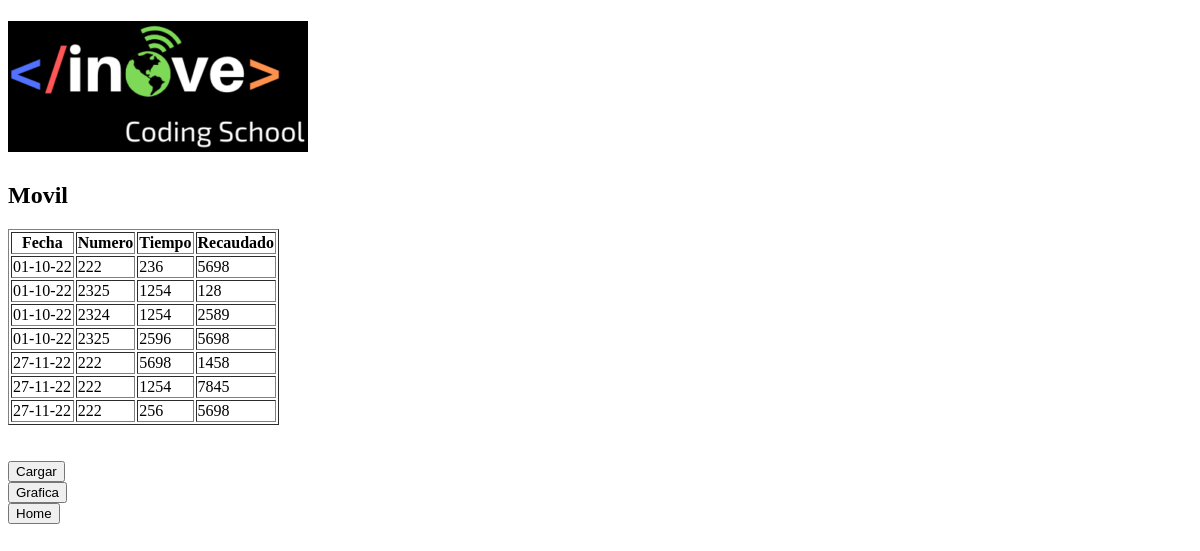
Before: /moviles with the older database file.
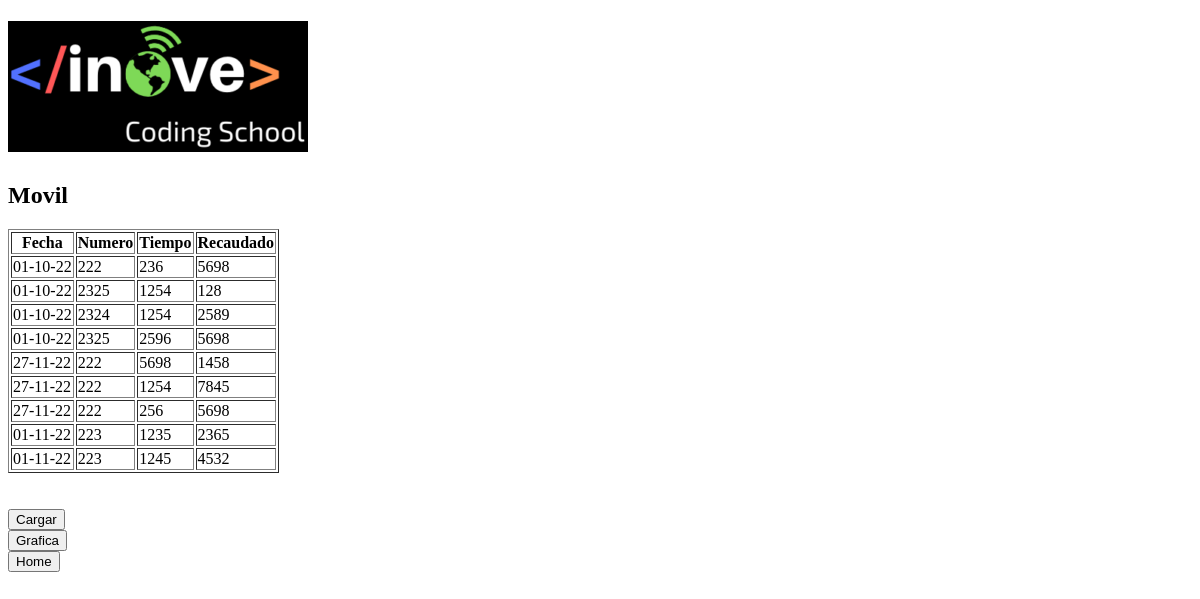
After: the same page with the newer database file.
### movil.py (models this page shows, shortened)
class Movil(db.Model):
    __tablename__ = "moviles"
    id = db.Column(db.Integer, primary_key=True)
    fecha = db.Column(db.String)
    num_movil = db.Column(db.Integer)
    tiempo = db.Column(db.Integer)
    recaudado = db.Column(db.Integer)

### app_flota.py (the view)
@app.route("/moviles")
def moviles():
    try:
        limit_str = str(request.args.get('limit'))
        offset_str = str(request.args.get('offset'))
        limit = 0
        offset = 0
        if(limit_str is not None) and (limit_str.isdigit()):
            limit = int(limit_str)
        if(offset_str is not None) and (offset_str.isdigit()):
            offset = int(offset_str)
        data = movil.report(limit=limit, offset=offset)
        data = movil.report()
        return render_template('tabla.html', data=data)
    except:
        return jsonify({'trace': traceback.format_exc()})

### movil.py (called while the page is built)
def report(limit=0, offset=0):
    query = db.session.query(Movil)
    if limit > 0:
        query = query.limit(limit)
        if offset > 0:
            query = query.offset(offset)
    json_result_list = []
    for moviles in query:
        json_result = {'fecha': moviles.fecha, 'num_movil': moviles.num_movil, 'tiempo': moviles.tiempo, 'recaudado': moviles.recaudado}
        json_result_list.append(json_result)
    return json_result_list

### templates/tabla.html (shortened to what this page needs)
<!doctype html>
<html>
<head>
</head>
<body>
<h1><a title="inove website" href="https://inove.com.ar/"><img src="{{url_for('static', filename='media/cropped-3-1-300x131.png')}}" /></a></h1>
<h2>Movil</h2>
<table border="1">
    <thead cellpadding="1.0" cellspacing="1.0">
        <tr>
            <th>Fecha</th>
            <th>Numero</th>
            <th>Tiempo</th>
            <th>Recaudado</th>
        </tr>
        {% for row in data %}
        <tr>
            <td>{{row['fecha']}}</td>
            <td>{{row['num_movil']}}</td>
            <td>{{row['tiempo']}}</td>
            <td>{{row['recaudado']}}</td>
        </tr>
        {% endfor %}
    </thead>
</table>
<br><br>
<form action="{{url_for('cargar')}}">
    <input type="submit" value="Cargar"/>
</form>
<form action="{{url_for('grafica')}}">
    <input type="submit" value="Grafica"/>
</form>
<form action="{{url_for('index')}}">
    <input type="submit" value="Home"/>
</form>
</body>
</html>

Changed rows visible on the page:
added Movil: fecha "01-11-22", num_movil "223", tiempo "1235", recaudado "2365"
added Movil: fecha "01-11-22", num_movil "223", tiempo "1245", recaudado "4532"
